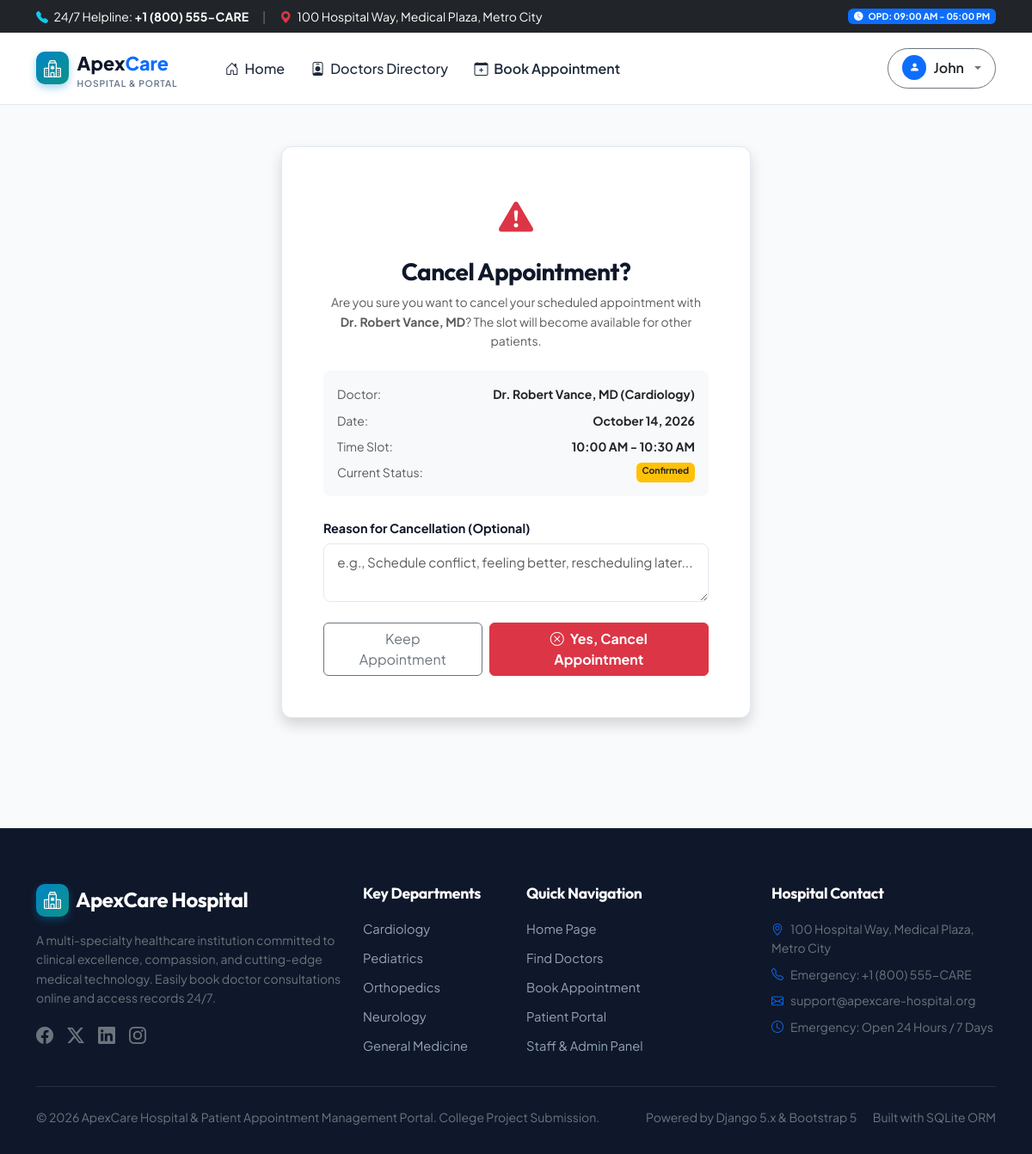
The page /appointments/1/cancel/ (signed in) on the database its author committed.
### portal/models.py (models this page shows, shortened)
class Appointment(models.Model):
    STATUS_PENDING = 'Pending'
    STATUS_CONFIRMED = 'Confirmed'
    STATUS_COMPLETED = 'Completed'
    STATUS_CANCELLED = 'Cancelled'
    STATUS_CHOICES = [
        (STATUS_PENDING, 'Pending'),
        (STATUS_CONFIRMED, 'Confirmed'),
        (STATUS_COMPLETED, 'Completed'),
        (STATUS_CANCELLED, 'Cancelled'),
    ]
    TIME_SLOT_CHOICES = [
        ('09:00', '09:00 AM - 09:30 AM'),
        ('09:30', '09:30 AM - 10:00 AM'),
        ('10:00', '10:00 AM - 10:30 AM'),
        ('10:30', '10:30 AM - 11:00 AM'),
        ('11:00', '11:00 AM - 11:30 AM'),
        ('11:30', '11:30 AM - 12:00 PM'),
        ('14:00', '02:00 PM - 02:30 PM'),
        ('14:30', '02:30 PM - 03:00 PM'),
        ('15:00', '03:00 PM - 03:30 PM'),
        ('15:30', '03:30 PM - 04:00 PM'),
        ('16:00', '04:00 PM - 04:30 PM'),
        ('16:30', '04:30 PM - 05:00 PM'),
    ]
    patient = models.ForeignKey(User, on_delete=models.CASCADE, related_name='appointments')
    doctor = models.ForeignKey(Doctor, on_delete=models.CASCADE, related_name='appointments')
    appointment_date = models.DateField()
    time_slot = models.CharField(max_length=10, choices=TIME_SLOT_CHOICES)
    status = models.CharField(max_length=20, choices=STATUS_CHOICES, default=STATUS_PENDING)
    symptoms_or_reason = models.TextField(help_text="Primary reason for booking or symptoms")
    cancellation_reason = models.TextField(blank=True, null=True)
    created_at = models.DateTimeField(auto_now_add=True)
    updated_at = models.DateTimeField(auto_now=True)
    class Meta:
        ordering = ['-appointment_date', 'time_slot']
        constraints = [
            models.UniqueConstraint(
                fields=['doctor', 'appointment_date', 'time_slot'],
                condition=~models.Q(status='Cancelled'),
                name='unique_active_doctor_appointment_slot'
            )
        ]

class Doctor(models.Model):
    user = models.OneToOneField(
        User,
        on_delete=models.SET_NULL,
        null=True,
        blank=True,
        related_name='doctor_profile',
        help_text="Optional login account for this doctor"
    )
    name = models.CharField(max_length=150)
    department = models.ForeignKey(Department, on_delete=models.CASCADE, related_name='doctors')
    specialization = models.CharField(max_length=200)
    qualifications = models.CharField(max_length=200, help_text="e.g. MBBS, MD, MS, FRCS")
    experience_years = models.PositiveIntegerField(default=5)
    email = models.EmailField(blank=True)
    phone = models.CharField(max_length=20, blank=True)
    consultation_fee = models.DecimalField(max_digits=8, decimal_places=2, default=500.00)
    room_number = models.CharField(max_length=50, default="Room 101")
    available_days = models.CharField(max_length=150, default="Monday - Friday")
    bio = models.TextField(blank=True)
    image = models.ImageField(upload_to='doctors/', blank=True, null=True)
    is_available = models.BooleanField(default=True)
    created_at = models.DateTimeField(auto_now_add=True)
    updated_at = models.DateTimeField(auto_now=True)
    class Meta:
        ordering = ['name']

class Department(models.Model):
    name = models.CharField(max_length=100, unique=True)
    slug = models.SlugField(max_length=100, unique=True)
    description = models.TextField(blank=True)
    icon_class = models.CharField(
        max_length=50,
        default='bi-heart-pulse',
        help_text="Bootstrap icon class, e.g. bi-heart-pulse, bi-balloon, bi-activity, bi-bandaid"
    )
    is_active = models.BooleanField(default=True)
    created_at = models.DateTimeField(auto_now_add=True)
    updated_at = models.DateTimeField(auto_now=True)
    class Meta:
        ordering = ['name']

### portal/views.py (the view, shortened to what this page needs)
# urls.py: path('appointments/<int:pk>/cancel/', views.cancel_appointment_view, name='cancel_appointment'),
@login_required
def cancel_appointment_view(request, pk):
    if request.user.is_staff:
        appointment = get_object_or_404(Appointment, pk=pk)
    else:
        appointment = get_object_or_404(Appointment, pk=pk, patient=request.user)
    if appointment.status in [Appointment.STATUS_COMPLETED, Appointment.STATUS_CANCELLED]:
        messages.warning(request, f"This appointment is already {appointment.status.lower()} and cannot be cancelled.")
        return redirect('patient_dashboard')
    return render(request, 'portal/cancel_appointment_confirm.html', {'appointment': appointment})

### templates/portal/cancel_appointment_confirm.html (shortened to what this page needs)
{% extends 'base.html' %}
{% load static %}
{% block content %}
<div class="container py-5">
    <div class="row justify-content-center">
        <div class="col-md-7 col-lg-6">
            <div class="card card-custom p-4 p-md-5 text-center shadow">
                <div class="text-danger fs-1 mb-3">
                    <i class="bi bi-exclamation-triangle-fill"></i>
                </div>
                <h3 class="fw-bold mb-2">Cancel Appointment?</h3>
                <p class="text-muted small mb-4">
                    Are you sure you want to cancel your scheduled appointment with <strong>{{ appointment.doctor.name }}</strong>? The slot will become available for other patients.
                </p>
                <div class="bg-light p-3 rounded-3 text-start mb-4 small">
                    <div class="d-flex justify-content-between mb-2">
                        <span class="text-muted">Doctor:</span>
                        <span class="fw-bold text-dark">{{ appointment.doctor.name }} ({{ appointment.doctor.department.name }})</span>
                    </div>
                    <div class="d-flex justify-content-between mb-2">
                        <span class="text-muted">Date:</span>
                        <span class="fw-bold text-dark">{{ appointment.appointment_date|date:"F d, Y" }}</span>
                    </div>
                    <div class="d-flex justify-content-between mb-2">
                        <span class="text-muted">Time Slot:</span>
                        <span class="fw-bold text-dark">{{ appointment.get_time_slot_display }}</span>
                    </div>
                    <div class="d-flex justify-content-between">
                        <span class="text-muted">Current Status:</span>
                        <span class="badge bg-warning text-dark">{{ appointment.status }}</span>
                    </div>
                </div>
                <form method="POST">
                    <div class="mb-4 text-start">
                        <label class="form-label small fw-bold" for="cancellation_reason">Reason for Cancellation (Optional)</label>
                        <textarea name="cancellation_reason" id="cancellation_reason" class="form-control" rows="2" placeholder="e.g., Schedule conflict, feeling better, rescheduling later..."></textarea>
                    </div>
                    <div class="d-flex gap-2 justify-content-center">
                        <a href="{% url 'patient_dashboard' %}" class="btn btn-outline-secondary px-4">
                            Keep Appointment
                        </a>
                        <button type="submit" class="btn btn-danger px-4 fw-bold">
                            <i class="bi bi-x-circle me-1"></i> Yes, Cancel Appointment
                        </button>
                    </div>
                </form>
            </div>
        </div>
    </div>
</div>
{% endblock %}

### templates/base.html (shortened to what this page needs)
{% load static %}
<!DOCTYPE html>
<html lang="en">
<head>
    <link href="https://cdn.jsdelivr.net/npm/bootstrap@5.3.3/dist/css/bootstrap.min.css" rel="stylesheet">
    <link rel="stylesheet" href="https://cdn.jsdelivr.net/npm/bootstrap-icons@1.11.3/font/bootstrap-icons.min.css">
    <link rel="stylesheet" href="{% static 'css/style.css' %}">
</head>
<body>
    <div class="bg-dark text-white py-2 small no-print">
        <div class="container d-flex justify-content-between align-items-center">
            <div class="d-flex align-items-center gap-3">
                <span><i class="bi bi-telephone-fill text-info me-1"></i> 24/7 Helpline: <strong>+1 (800) 555-CARE</strong></span>
                <span class="d-none d-md-inline text-secondary">|</span>
                <span class="d-none d-md-inline"><i class="bi bi-geo-alt-fill text-danger me-1"></i> 100 Hospital Way, Medical Plaza, Metro City</span>
            </div>
            <div class="d-flex align-items-center gap-2">
                <span class="badge bg-primary text-white"><i class="bi bi-clock-fill me-1"></i> OPD: 09:00 AM - 05:00 PM</span>
            </div>
        </div>
    </div>
    <nav class="navbar navbar-expand-lg navbar-custom sticky-top">
        <div class="container">
            <a class="navbar-brand navbar-brand-logo" href="{% url 'home' %}">
                <div class="brand-icon">
                    <i class="bi bi-hospital"></i>
                </div>
                <div>
                    <span>Apex<span class="text-primary">Care</span></span>
                    <div style="font-size: 0.65rem; font-weight: 600; text-transform: uppercase; color: #64748b; letter-spacing: 0.08em; line-height: 1;">
                        Hospital & Portal
                    </div>
                </div>
            </a>
            <div class="collapse navbar-collapse" id="navbarMain">
                <ul class="navbar-nav me-auto mb-2 mb-lg-0 ms-lg-4">
                    <li class="nav-item">
                        <a class="nav-link {% if request.resolver_match.url_name == 'home' %}active{% endif %}" href="{% url 'home' %}">
                            <i class="bi bi-house-door me-1"></i> Home
                        </a>
                    </li>
                    <li class="nav-item">
                        <a class="nav-link {% if request.resolver_match.url_name == 'doctor_list' %}active{% endif %}" href="{% url 'doctor_list' %}">
                            <i class="bi bi-person-badge me-1"></i> Doctors Directory
                        </a>
                    </li>
                    <li class="nav-item">
                        <a class="nav-link text-primary fw-semibold {% if request.resolver_match.url_name == 'book_appointment' %}active{% endif %}" href="{% url 'book_appointment' %}">
                            <i class="bi bi-calendar-plus me-1"></i> Book Appointment
                        </a>
                    </li>
                </ul>
                <div class="d-flex align-items-center gap-2">
                    {% if user.is_authenticated %}
                        <div class="dropdown">
                            <button class="btn btn-outline-secondary dropdown-toggle d-flex align-items-center gap-2 px-3 py-2 rounded-pill" type="button" data-bs-toggle="dropdown" aria-expanded="false">
                                <span class="badge bg-primary rounded-circle p-2">
                                    <i class="bi bi-person-fill"></i>
                                </span>
                                <span class="fw-semibold text-dark">{{ user.first_name|default:user.username }}</span>
                            </button>
                        </div>
                    {% endif %}
                </div>
            </div>
        </div>
    </nav>
    <main>
        {% block content %}{% endblock %}
    </main>
    <footer class="footer-custom no-print">
        <div class="container">
            <div class="row g-4 mb-4">
                <div class="col-lg-4 col-md-6">
                    <div class="d-flex align-items-center gap-2 mb-3">
                        <div class="brand-icon">
                            <i class="bi bi-hospital"></i>
                        </div>
                        <h4 class="text-white mb-0">ApexCare Hospital</h4>
                    </div>
                    <p class="text-secondary small">
                        A multi-specialty healthcare institution committed to clinical excellence, compassion, and cutting-edge medical technology. Easily book doctor consultations online and access records 24/7.
                    </p>
                    <div class="d-flex gap-3 text-secondary fs-5 mt-3">
                        <a href="#" class="text-secondary"><i class="bi bi-facebook"></i></a>
                        <a href="#" class="text-secondary"><i class="bi bi-twitter-x"></i></a>
                        <a href="#" class="text-secondary"><i class="bi bi-linkedin"></i></a>
                        <a href="#" class="text-secondary"><i class="bi bi-instagram"></i></a>
                    </div>
                </div>
                <div class="col-lg-2 col-md-6">
                    <h5>Key Departments</h5>
                    <a href="{% url 'doctor_list' %}?department=cardiology" class="footer-link">Cardiology</a>
                    <a href="{% url 'doctor_list' %}?department=pediatrics" class="footer-link">Pediatrics</a>
                    <a href="{% url 'doctor_list' %}?department=orthopedics" class="footer-link">Orthopedics</a>
                    <a href="{% url 'doctor_list' %}?department=neurology" class="footer-link">Neurology</a>
                    <a href="{% url 'doctor_list' %}?department=general-medicine" class="footer-link">General Medicine</a>
                </div>
                <div class="col-lg-3 col-md-6">
                    <h5>Quick Navigation</h5>
                    <a href="{% url 'home' %}" class="footer-link">Home Page</a>
                    <a href="{% url 'doctor_list' %}" class="footer-link">Find Doctors</a>
                    <a href="{% url 'book_appointment' %}" class="footer-link">Book Appointment</a>
                    <a href="{% url 'patient_dashboard' %}" class="footer-link">Patient Portal</a>
                    <a href="{% url 'staff_dashboard' %}" class="footer-link">Staff & Admin Panel</a>
                </div>
                <div class="col-lg-3 col-md-6">
                    <h5>Hospital Contact</h5>
                    <p class="small text-secondary mb-2">
                        <i class="bi bi-geo-alt text-primary me-2"></i>100 Hospital Way, Medical Plaza, Metro City
                    </p>
                    <p class="small text-secondary mb-2">
                        <i class="bi bi-telephone text-primary me-2"></i>Emergency: +1 (800) 555-CARE
                    </p>
                    <p class="small text-secondary mb-2">
                        <i class="bi bi-envelope text-primary me-2"></i>support@apexcare-hospital.org
                    </p>
                    <p class="small text-secondary mb-0">
                        <i class="bi bi-clock text-primary me-2"></i>Emergency: Open 24 Hours / 7 Days
                    </p>
                </div>
            </div>
            <hr class="border-secondary my-4">
            <div class="d-flex flex-column flex-md-row justify-content-between align-items-center small text-secondary">
                <div>&copy; 2026 ApexCare Hospital & Patient Appointment Management Portal. College Project Submission.</div>
                <div class="mt-2 mt-md-0">
                    <span class="me-3">Powered by Django 5.x & Bootstrap 5</span>
                    <span>Built with SQLite ORM</span>
                </div>
            </div>
        </div>
    </footer>
</body>
</html>

### rows shown on the page
Appointment: doctor.name "Dr. Robert Vance, MD", doctor.department.name "Cardiology", appointment_date "October 14, 2026", time_slot "10:00 AM - 10:30 AM", status "Confirmed"

### other values the page prints
{{ user.first_name|default:user.username }} "John"
